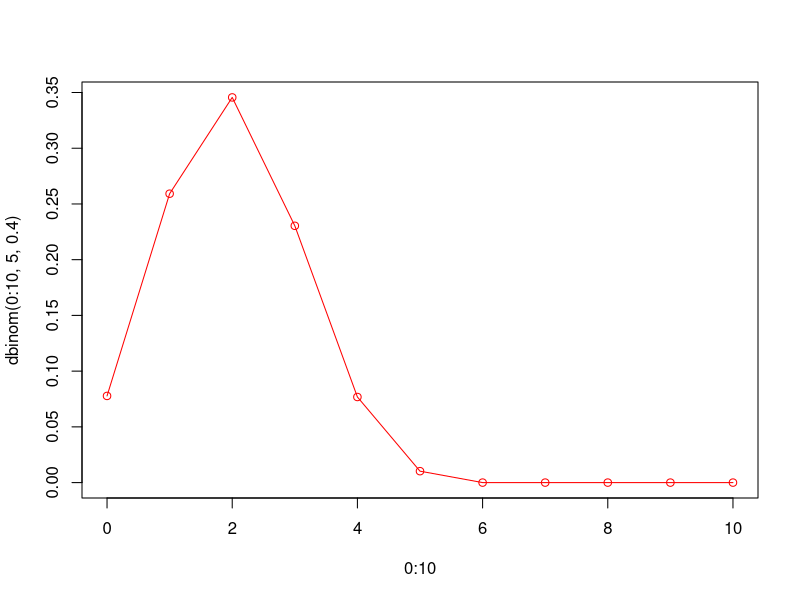
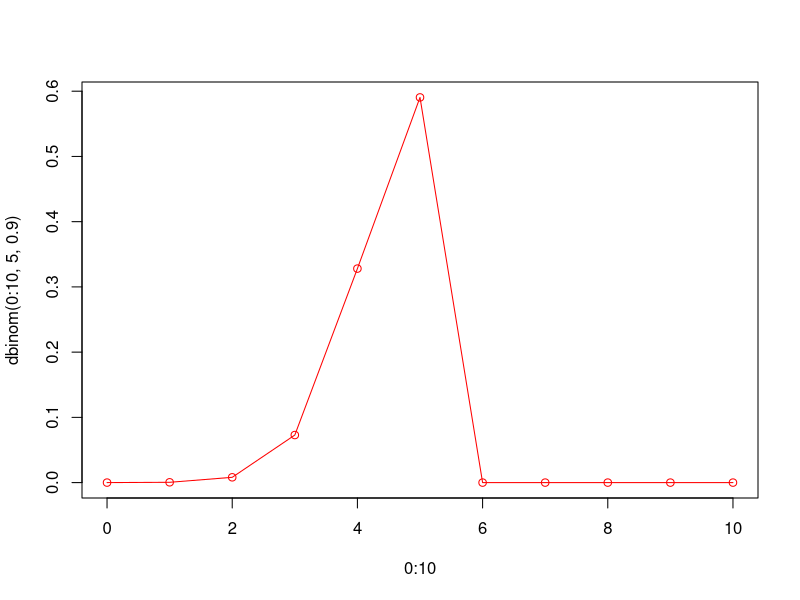
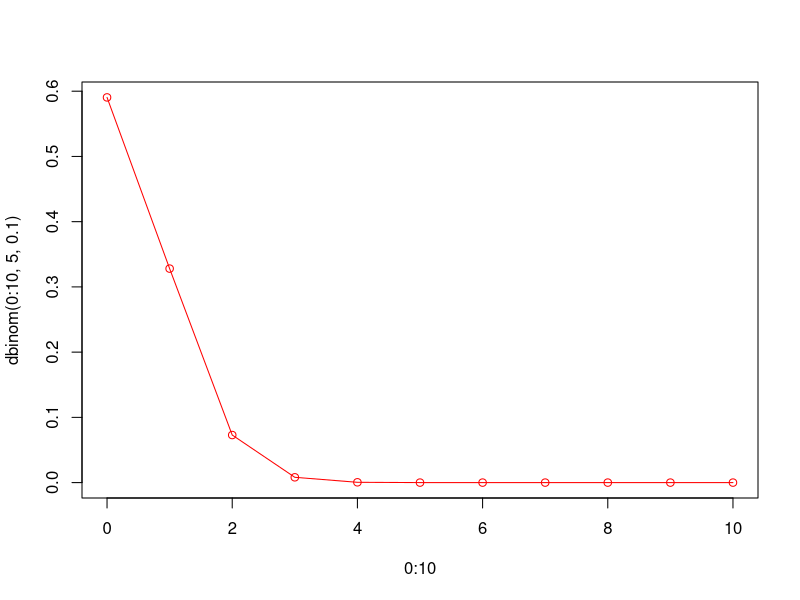
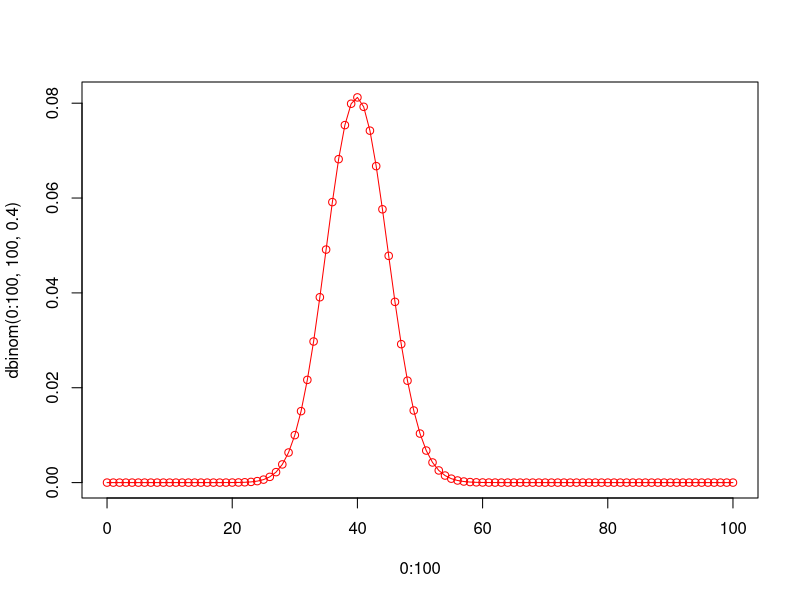
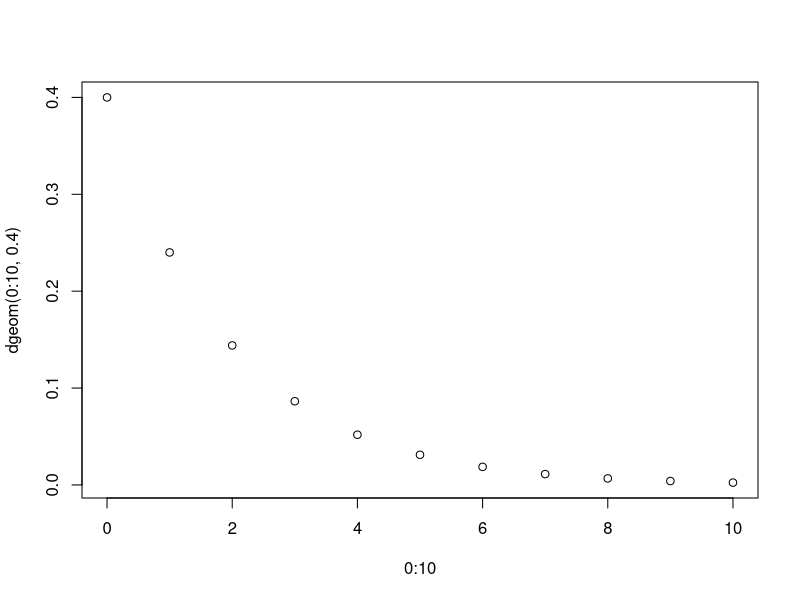
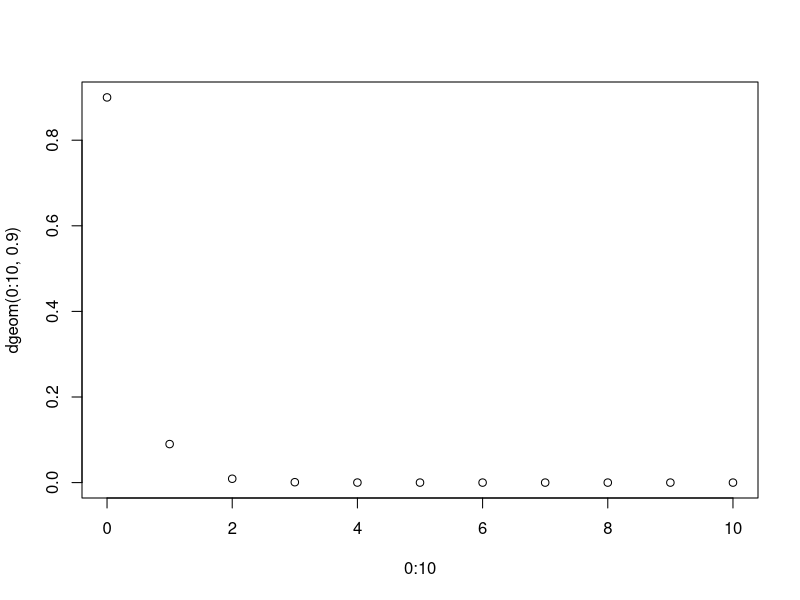
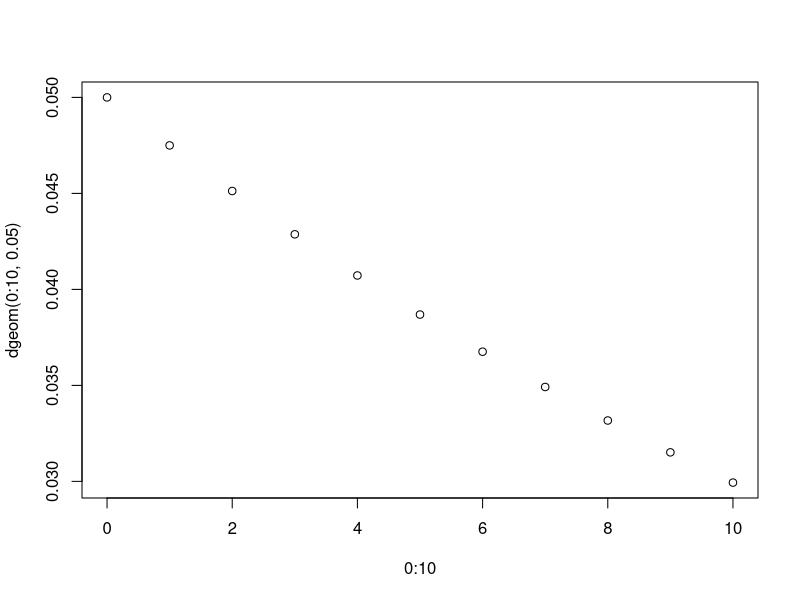
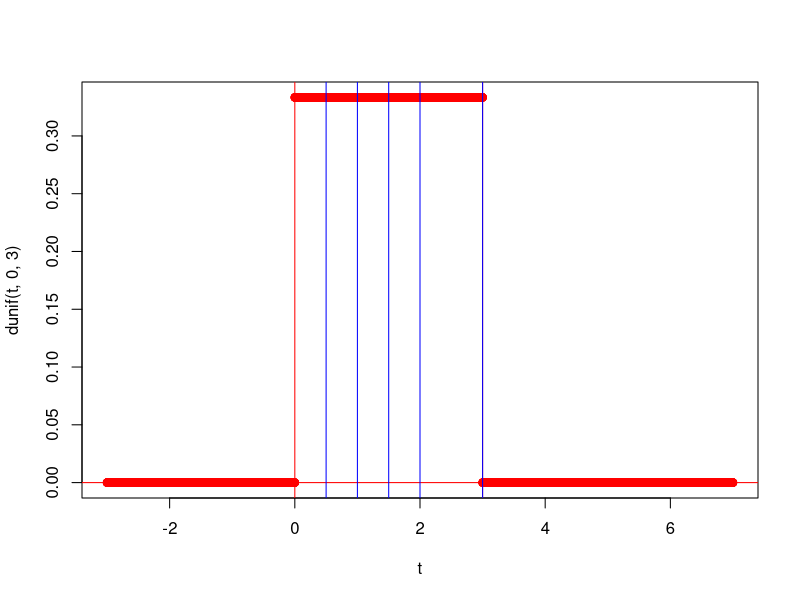

Here is the R script that generated these plots, in order:
#Repartitii de v.a.
#1.d+nume_repartitie=functie de masa(caz discret)/functia de densitate de probabilitate(caz continuu)
#primul argument reprezinta vectorul de valori in care vrem sa evaluam functia, iar pe urmatoarele pozitii
#sunt parametrii repartitiei, pusi in ordine
#dgeom(x,p)
#dbinom(x,n,p)
#Ce inseamna?
dbinom(3,5,0.4) #Probabilitatea sa reusesc de 3 ori din 5 incercari cu probabilitatea de succes de 0.4
#P(X=3)
plot(0:10,dbinom(0:10,5,0.4), col="red")
lines(0:10,dbinom(0:10,5,0.4), col="red")

plot(0:10,dbinom(0:10,5,0.9), col="red")
lines(0:10,dbinom(0:10,5,0.9), col="red")

plot(0:10,dbinom(0:10,5,0.1), col="red")
lines(0:10,dbinom(0:10,5,0.1), col="red")

plot(0:100,dbinom(0:100,100,0.4), col="red")
lines(0:100,dbinom(0:100,100,0.4), col="red")

#dgeom(x,p)
dgeom(5,0.4)
#probabilitatea ca primul succes sa se realizeze la a 6-a incercare (am 5 esecuri) stiind ca
#probabilitatea de succes este 0.4
plot(0:10,dgeom(0:10,0.4))
plot(0:10,dgeom(0:10,0.9))
plot(0:10,dgeom(0:10,0.05))

t <- seq(-3,7,0.001)
#X~Unif(a,b)
#f(x)=1/(b-a) pt x in intervalul (a,b) si 0 in rest

plot(t,dunif(t,0,3),col="red")
abline(v=0,col="red")
abline(v=3,col="red")
abline(h=0,col="red")
abline(v=1,col="blue")
abline(v=2,col="blue")
abline(v=3,col="blue")
abline(v=0.5,col="blue")
abline(v=1.5,col="blue")


#dexp(x,lambda)
dexp(3,1) #NU mai e o probabilitate
t <- seq(0.001,10,0.001)
plot(t,dexp(t,1),ylim=c(0,0.05))
plot(t,dexp(t,5))
lines(t,dexp(t,1/2), col="red")
lines(t,dexp(t,1),col="blue")


#2. p+nume_repartitie=functia de repartitie
    ##primul argument reprezinta vectorul de valori in care vrem sa evaluam functia, iar pe urmatoarele pozitii
#sunt parametrii repartitiei, pusi in ordine
 #  pbinom(x,n,p)
   #P(X<=x)
   pbinom(3,5,0.4) #Probabilitatea sa obtinem cel mult 3 succese din 5 incercari cu probabilitatea de succes de 0.4
   t <- seq(0,8,0.001)
   plot(t,pbinom(t,5,0.4))
   plot(t,pexp(t,1))
   lines(t,pexp(t,1/2), col="red")
   lines(t,pexp(t,5),col="blue")
   
   
   #3. r+nume_repartitie=genereaza valori din acel tip de repartitie
 #  rbinom(nr,n,p)
   #nr-numarul de valori pe care le vrem generate
   
   rbinom(3,5,0.4) # genereaza 3 valori dintr-o v.a. repartizata binomial cu parametrii 5 si 0.4
   y <- rbinom(10^6,5,0.4)
   hist(y)
   
   rexp(3,1) # genereaza 3 valori dintr-o v.a. repartizata exponential de parametru 1
   y1 <-rexp(10^6,1)
   hist(y1,freq=F)
   t <- seq(0.001,8,0.001)
   lines(t,dexp(t,1),col="magenta")
   #daca generez un esantion mic, potrivirea nu mai e la fel de spectaculoasa
   y2 <-rexp(100,1)
   hist(y2,freq=F)
   t <- seq(0.001,8,0.001)
   lines(t,dexp(t,1),col="magenta")
   
   #Functia sample
   set.seed(6) 
   sample(1:40,5) #presupune ca extragerile sunt fara revenire si valorile sunt egal probabile
   #(se foloseste repartitia uniforma discreta)
   sample(1:40,400, replace=T) #extrageri cu revenire
   x <- sample(1:3,10^6,replace=T,prob=c(1/2,1/3,1/6))
   table(x)/10^6 
   x1 <- sample(1:3,10,replace=T,prob=c(1/2,1/3,1/6))
   table(x1)/10
   
   
   #Reprezentari grafice de functii
   #Functia densitate de probabilitate a repartitiei normale
   t <- seq(-6,6,0.001)
   plot(t,dnorm(t,0,1))
   
   plot(t,dexp(t,2),ylim=c(0,0.))
   #ATENTIE: IN R parametrii normalei sunt media si abaterea medie standard
   y <- rnorm(100,0,1)
   
   poz <- y[y>0]
   prob_nr_poz <- length(poz)/10^2
   neg <- y[y<0]
   prob_nr_neg <- length(neg)/10^2
   
   y <- rnorm(1000000,0,1)
   
   length(y[(y>-3)&(y<3)])
  
   lines(t,dnorm(t,0,1))
   plot(t,dnorm(t,3,1),col="magenta",xlim=c(-8,8),ylim=c(0,1))
   lines(t,dnorm(t,3,4), col=2)
   lines(t,dnorm(t,3,0.5), col=3)
   lines(t,dnorm(t,3,2), col=5)
   lines(t,dnorm(t,3,0.5),col=1)
   
   z <- rnorm(1000,2,1)
   length(z[z< -2])
   
   plot(t,dnorm(t,0,1),col="magenta",ylim=c(0,1.8))
   for (i in c(0.25,0.5,0.3,0.9,1.3,2)) lines(t,dnorm(t,0,i), col=i*20)
   